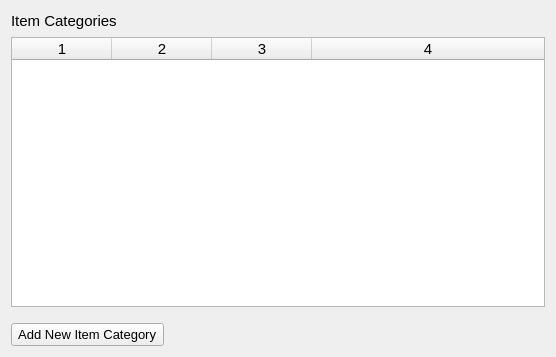
<?xml version="1.0" encoding="UTF-8"?>
<ui version="4.0">
 <class>ItemCategories</class>
 <widget class="QWidget" name="ItemCategories">
  <property name="geometry">
   <rect>
    <x>0</x>
    <y>0</y>
    <width>556</width>
    <height>357</height>
   </rect>
  </property>
  <property name="windowTitle">
   <string>Form</string>
  </property>
  <layout class="QVBoxLayout" name="verticalLayout">
   <item>
    <layout class="QHBoxLayout" name="horizontalLayout">
     <item>
      <widget class="QLabel" name="label">
       <property name="font">
        <font>
         <pointsize>11</pointsize>
        </font>
       </property>
       <property name="text">
        <string>Item Categories</string>
       </property>
      </widget>
     </item>
     <item>
      <spacer name="horizontalSpacer">
       <property name="orientation">
        <enum>Qt::Horizontal</enum>
       </property>
       <property name="sizeHint" stdset="0">
        <size>
         <width>40</width>
         <height>20</height>
        </size>
       </property>
      </spacer>
     </item>
    </layout>
   </item>
   <item>
    <widget class="QTableWidget" name="tableWidget">
     <property name="font">
      <font>
       <pointsize>11</pointsize>
      </font>
     </property>
     <property name="columnCount">
      <number>4</number>
     </property>
     <attribute name="horizontalHeaderCascadingSectionResizes">
      <bool>true</bool>
     </attribute>
     <attribute name="horizontalHeaderStretchLastSection">
      <bool>true</bool>
     </attribute>
     <column/>
     <column/>
     <column/>
     <column/>
    </widget>
   </item>
   <item>
    <spacer name="verticalSpacer">
     <property name="orientation">
      <enum>Qt::Vertical</enum>
     </property>
     <property name="sizeType">
      <enum>QSizePolicy::Fixed</enum>
     </property>
     <property name="sizeHint" stdset="0">
      <size>
       <width>20</width>
       <height>10</height>
      </size>
     </property>
    </spacer>
   </item>
   <item>
    <layout class="QHBoxLayout" name="horizontalLayout_2">
     <item>
      <widget class="QPushButton" name="addNewItemCategoryButton">
       <property name="font">
        <font>
         <pointsize>10</pointsize>
        </font>
       </property>
       <property name="text">
        <string> Add New Item Category </string>
       </property>
      </widget>
     </item>
     <item>
      <spacer name="horizontalSpacer_2">
       <property name="orientation">
        <enum>Qt::Horizontal</enum>
       </property>
       <property name="sizeHint" stdset="0">
        <size>
         <width>298</width>
         <height>20</height>
        </size>
       </property>
      </spacer>
     </item>
    </layout>
   </item>
  </layout>
 </widget>
 <resources/>
 <connections/>
</ui>
